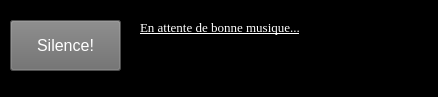
<?xml version="1.0" encoding="UTF-8"?>
<ui version="4.0">
 <class>MainWindow</class>
 <widget class="QMainWindow" name="MainWindow">
  <property name="geometry">
   <rect>
    <x>0</x>
    <y>0</y>
    <width>438</width>
    <height>97</height>
   </rect>
  </property>
  <property name="font">
   <font>
    <pointsize>10</pointsize>
   </font>
  </property>
  <property name="windowTitle">
   <string>MainWindow</string>
  </property>
  <property name="styleSheet">
   <string notr="true">background-color:rgb(0, 0, 0);</string>
  </property>
  <widget class="QWidget" name="centralwidget">
   <widget class="QPushButton" name="pushButton_silence">
    <property name="geometry">
     <rect>
      <x>10</x>
      <y>20</y>
      <width>111</width>
      <height>51</height>
     </rect>
    </property>
    <property name="font">
     <font>
      <pointsize>12</pointsize>
     </font>
    </property>
    <property name="styleSheet">
     <string notr="true">color: rgb(255, 255, 255);
background-color: rgb(107, 107, 107);</string>
    </property>
    <property name="text">
     <string>Silence!</string>
    </property>
   </widget>
   <widget class="QLabel" name="label_musique_en_cours">
    <property name="geometry">
     <rect>
      <x>140</x>
      <y>20</y>
      <width>181</width>
      <height>51</height>
     </rect>
    </property>
    <property name="font">
     <font>
      <family>Times New Roman</family>
      <pointsize>10</pointsize>
      <weight>50</weight>
      <bold>false</bold>
      <underline>true</underline>
      <strikeout>false</strikeout>
      <kerning>false</kerning>
     </font>
    </property>
    <property name="styleSheet">
     <string notr="true">color: rgb(255, 255, 255);</string>
    </property>
    <property name="text">
     <string>En attente de bonne musique...</string>
    </property>
    <property name="alignment">
     <set>Qt::AlignLeading|Qt::AlignLeft|Qt::AlignTop</set>
    </property>
    <property name="wordWrap">
     <bool>true</bool>
    </property>
   </widget>
   <widget class="QLabel" name="label">
    <property name="geometry">
     <rect>
      <x>340</x>
      <y>0</y>
      <width>71</width>
      <height>71</height>
     </rect>
    </property>
    <property name="text">
     <string/>
    </property>
    <property name="pixmap">
     <pixmap>shiba.png</pixmap>
    </property>
    <property name="scaledContents">
     <bool>true</bool>
    </property>
   </widget>
  </widget>
  <widget class="QMenuBar" name="menubar">
   <property name="geometry">
    <rect>
     <x>0</x>
     <y>0</y>
     <width>438</width>
     <height>21</height>
    </rect>
   </property>
  </widget>
  <widget class="QStatusBar" name="statusbar"/>
 </widget>
 <resources/>
 <connections/>
</ui>
